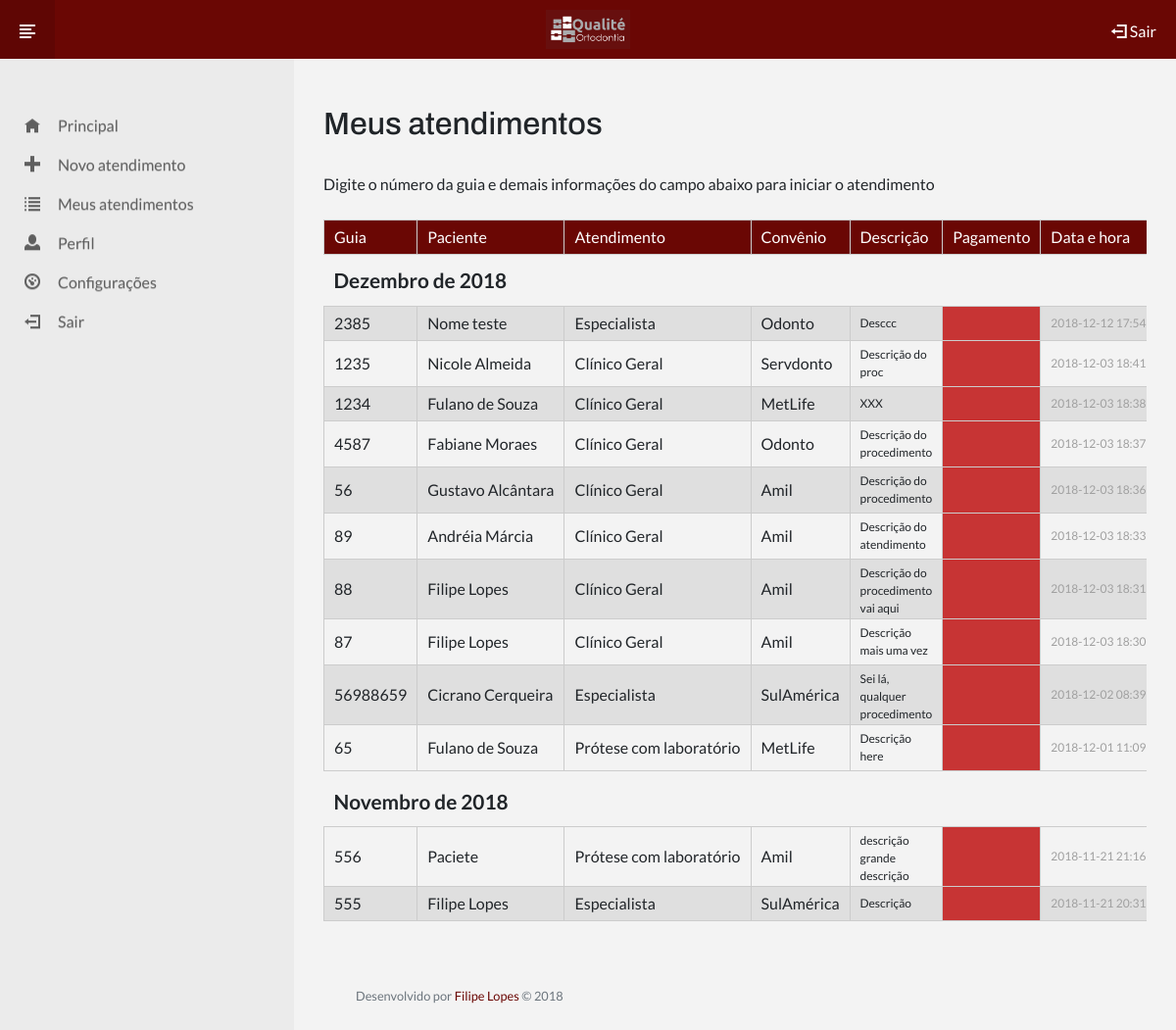
The app's page /meus-atendimentos.php (signed in) with its own data.
### tables this page shows
CREATE TABLE `guias` (
  `id` int(11) NOT NULL,
  `numero` bigint(20) NOT NULL,
  `convenio` int(11) NOT NULL,
  `paciente` varchar(100) NOT NULL,
  `dentista` int(11) NOT NULL,
  `atendimento` int(1) NOT NULL,
  `valor` float(7,2) NOT NULL,
  `descricao` text NOT NULL,
  `b_pago` tinyint(1) NOT NULL DEFAULT '0',
  `datahora` datetime NOT NULL DEFAULT CURRENT_TIMESTAMP
);

CREATE TABLE `atendimentos` (
  `id` int(11) NOT NULL,
  `atendimento` varchar(50) NOT NULL,
  `participacao` float(5,4) NOT NULL
);

CREATE TABLE `convenios` (
  `id` int(11) NOT NULL,
  `convenio` varchar(50) NOT NULL
);

### functions.php (called while the page is built, shortened)
<?php
require_once('config-db.php');
function permissao($item) {
    global $mydb;
    $pesquisausuario = $mydb->query("SELECT * FROM  usuarios WHERE id = ".$_SESSION["id_usuario"]);
    if($pesquisausuario->num_rows > 0){
        while ($row = $pesquisausuario->fetch_assoc()) {
            $permissoes = json_decode($row["permissoes"]);
        }
    }
    $permissao = isset($permissoes->$item) ? $permissoes->$item : false;
    return $permissao;
}
function get_atendimento($id) {
    global $mydb;
    if($id != NULL){
        $pesquisaatendimento = $mydb->query("SELECT * FROM atendimentos WHERE id = ".$id);
        if($pesquisaatendimento->num_rows > 0){
            while ($row = $pesquisaatendimento->fetch_assoc()) {
                return array( $row["atendimento"], $row["participacao"] );
            }
        }else{
            return null;
        }
    }else{
        return null;
    }
}
function get_convenio($id) {
    global $mydb;
    if($id != NULL){
        $pesquisaconvenios = $mydb->query("SELECT * FROM convenios WHERE id = ".$id);
        if($pesquisaconvenios->num_rows > 0){
            while ($row = $pesquisaconvenios->fetch_assoc()) {
                return $row["convenio"];
            }
        }else{
            return null;
        }
    }else{
        return null;
    }
}
?>

### parts/functional/checkpermissao.php (called while the page is built)
<?php
require_once(__DIR__ ."/../../config-globals.php");
if(permissao($permissao)){
}else{
    echo "permissao negada";
    header("Location: ". $denied);
    exit;
}
?>

### meus-atendimentos.php (the view, shortened to what this page needs)
<?php
require ("parts/functional/checklogin.php");
require ("functions.php");
$permissao = "meus-atendimentos";
require ("parts/functional/checkpermissao.php");
require ("config-db.php");
include "parts/structure/head.php";
?>
<body>
    <?php
    include "parts/structure/header.php";
    $idusuario = $_SESSION["id_usuario"];
    ?>
<div class="page">
    <div class="container-fluid">
        <div class="row">
            <?php
            include "parts/structure/aside.php";
            ?>
            <div class="col-sm-10 col-md-9 pt-5">
                <div class="container">
                    <h1>Meus atendimentos</h1>
                    <p class="mb-4">Digite o número da guia e demais informações do campo abaixo para iniciar o atendimento</p>
                    <table class="table-responsive table-sm simple">
                        <thead>
                            <tr>
                                <th>Guia</th>
                                <th>Paciente</th>
                                <th>Atendimento</th>
                                <th>Convênio</th>
                                <th>Descrição</th>
                                <th>Pagamento</th>
                                <th>Data e hora</th>
                            </tr>
                        </thead>
                        <tbody>
                            <tr class="space"><td></td><td></td><td></td><td></td><td></td><td></td><td></td></tr>
                    <?php
                    $meses = array(
                        "", "Janeiro",
                        "Fevereiro",
                        "Março",
                        "Março",
                        "Maio",
                        "Junho",
                        "Julho",
                        "Agosto",
                        "Setembro",
                        "Outubro",
                        "Novembro",
                        "Dezembro"
                    );
                    $mes_atual = 0;
                    $pesquisaguias = $mydb->query("SELECT * FROM guias WHERE dentista = '$idusuario' ORDER BY datahora DESC");
                    while($row = $pesquisaguias->fetch_assoc()){
                        $datetime = new DateTime($row["datahora"]);
                        $mes_novo = $datetime->format('m');
                        $ano_novo = $datetime->format('Y');
                        if($mes_novo != $mes_atual){
                            echo "<tr><td colspan='7' class='month'>".$meses[$mes_novo]." de ".$ano_novo."</td></tr>";
                        }
                        echo "<tr>
                        <td>".$row["numero"]."</td>
                        <td>".$row["paciente"]."</td>
                        <td>".get_atendimento($row["atendimento"])[0]."</td>
                        <td>".get_convenio($row["convenio"])."</td>
                        <td class='descricao'><div>".$row["descricao"]."</div></td>
                        <td class='pagamento bol_".$row["b_pago"]."'></td>
                        <td class='datahora'>".$row["datahora"]."$mes_novo</td>
                        </tr>";
                        $mes_atual = $datetime->format('m');
                    }
                    ?>
                    </tbody>
                    </table>
                </div>
                <?php
                include "parts/structure/footer.php";
                ?>
            </div>
        </div>
    </div>
</div>
</body>

### parts/structure/head.php (shortened to what this page needs)
<!DOCTYPE html>
<html>
    <head>
        <link rel="stylesheet" href="css/main.css" type="text/css" />
    </head>

### parts/structure/header.php
<header class="main">
    <img src="img/logo_vine.jpg"/>
    <div class="link" data-link="parts/functional/logout.php"><span class="oi oi-account-logout"></span> Sair</div>
</header>
<div id="main-menu" class="closed"><span class="oi oi-align-left"></span></div>

### parts/structure/aside.php (shortened to what this page needs)
<div class="d-none d-sm-block col-sm-2 col-md-3 col-lg-3 pt-5 pb-5" id="aside-container">
    <aside>
        <ul>
            <li class="link" data-link="principal"><span class="oi oi-home"></span><span class="navitem ml-2">Principal</span></li>
            <?php if(permissao("novo-atendimento")){ ?>
            <li class="link" data-link="novo-atendimento"><span class="oi oi-plus"></span><span class="navitem ml-2">Novo atendimento</span></li>
            <?php } ?>
            <?php if(permissao("meus-atendimentos")){ ?>
            <li class="link" data-link="meus-atendimentos"><span class="oi oi-list"></span><span class="navitem ml-2">Meus atendimentos</span></li>
            <?php } ?>
            <li class="link" data-link="perfil"><span class="oi oi-person"></span><span class="navitem ml-2">Perfil</span></li>
            <li class="link" data-link="configuracoes"><span class="oi oi-dashboard"></span><span class="navitem ml-2">Configurações</span></li>
            <li class="link" data-link="parts/functional/logout.php"><span class="oi oi-account-logout"></span><span class="navitem ml-2">Sair</span></li>
        </ul>
    </aside>
</div>

### parts/structure/footer.php
<footer>
    <p class="p-5 text-muted small">Desenvolvido por <a target="_blank" href="https://filipelopes.me">Filipe Lopes</a> &copy; 2018</p>
</footer>

### records on screen
guias: datahora "Dezembro", datahora "2018", numero "2385", paciente "Nome teste", atendimento.participacao "Especialista", convenio.convenio "Odonto", descricao "Desccc", b_pago 0 (drawn), datahora "2018-12-12…"
guias: numero "1235", paciente "Nicole Almeida", atendimento.participacao "Clínico Geral", convenio.convenio "Servdonto", descricao "Descrição do proc", b_pago 0 (drawn), datahora "2018-12-03…"
guias: numero "1234", paciente "Fulano de Souza", atendimento.participacao "Clínico Geral", convenio.convenio "MetLife", descricao "XXX", b_pago 0 (drawn), datahora "2018-12-03…"
guias: numero "4587", paciente "Fabiane Moraes", atendimento.participacao "Clínico Geral", convenio.convenio "Odonto", descricao "Descrição do procedimento", b_pago 0 (drawn), datahora "2018-12-03…"
guias: numero "56", paciente "Gustavo Alcântara", atendimento.participacao "Clínico Geral", convenio.convenio "Amil", descricao "Descrição do procedimento", b_pago 0 (drawn), datahora "2018-12-03…"
guias: numero "89", paciente "Andréia Márcia", atendimento.participacao "Clínico Geral", convenio.convenio "Amil", descricao "Descrição do atendimento", b_pago 0 (drawn), datahora "2018-12-03…"
guias: numero "88", paciente "Filipe Lopes", atendimento.participacao "Clínico Geral", convenio.convenio "Amil", descricao "Descrição do procedimento vai aqui", b_pago 0 (drawn), datahora "2018-12-03…"
guias: numero "87", paciente "Filipe Lopes", atendimento.participacao "Clínico Geral", convenio.convenio "Amil", descricao "Descrição mais uma vez", b_pago 0 (drawn), datahora "2018-12-03…"
guias: numero "56988659", paciente "Cicrano Cerqueira", atendimento.participacao "Especialista", convenio.convenio "SulAmérica", descricao "Sei lá, qualquer procedimento…", b_pago 0 (drawn), datahora "2018-12-02…"
guias: numero "65", paciente "Fulano de Souza", atendimento.participacao "Prótese com laboratório", convenio.convenio "MetLife", descricao "Descrição here", b_pago 0 (drawn), datahora "2018-12-01…"
guias: datahora "Novembro", datahora "2018", numero "556", paciente "Paciete", atendimento.participacao "Prótese com laboratório", convenio.convenio "Amil", descricao "descrição grande descrição…", b_pago 0 (drawn), datahora "2018-11-21…"
guias: numero "555", paciente "Filipe Lopes", atendimento.participacao "Especialista", convenio.convenio "SulAmérica", descricao "Descrição", b_pago 0 (drawn), datahora "2018-11-21…"
